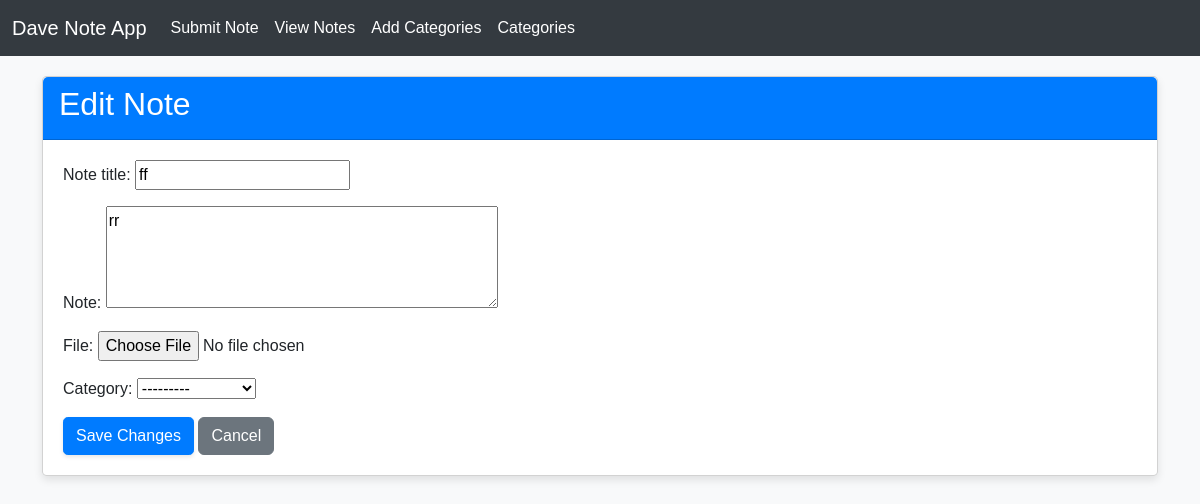
/note/edit_note/30/, run on the app's committed database.
### note/models.py (models this page shows, shortened)
class Notes(models.Model):
    note_title = models.CharField(max_length=100)
    note = models.TextField(blank=True)
    created_at = models.DateTimeField(auto_now_add=True)
    file = models.FileField(upload_to='note_files/', blank=True, null=True)
    category = models.ForeignKey(Category, on_delete=models.SET_NULL, null=True, blank=True)
    class Meta:
        ordering = ['-created_at']
        verbose_name = 'Note'
        verbose_name_plural = 'Notes'

### note/views.py (the view)
# urls.py: path('edit_note/<int:pk>/', views.edit_note, name='edit_note'),
def edit_note(request, pk):
    note = get_object_or_404(Notes, pk=pk)  # Get note by primary key (pk)
    if request.method == 'POST':
        form = NoteForm(request.POST, request.FILES, instance=note)
        if form.is_valid():
            form.save()  # Save the updated note
            return redirect('view_note')  # Redirect to the view note page
    else:
        form = NoteForm(instance=note)  # Pre-populate the form with existing note data
    return render(request, "template/edit_note.html", {'form': form, 'note': note})

### note/forms.py
class NoteForm(forms.ModelForm):
    class Meta:
        model = Notes
        fields = ['note_title', 'note', 'file', 'category']
        widgets = {
            'note': forms.Textarea(attrs={'rows': 4}),
        }

### note/models.py (called while the page is built)
    def __str__(self):
        return self.name

### templates/template/edit_note.html (shortened to what this page needs)
{% extends 'template/base.html' %}
{% block content %}
  <div class="card">
    <div class="card-header">
      <h2>Edit Note</h2>
    </div>
    <div class="card-body">
      <form method="post" enctype="multipart/form-data">
        {{ form.as_p }}
        <button type="submit" class="btn btn-primary">Save Changes</button>
        <a href="{% url 'view_note' %}" class="btn btn-secondary">Cancel</a>
      </form>
    </div>
  </div>
{% endblock %}

### templates/template/base.html (style rules this page uses)
body { background-color: #f8f9fa; font-family: Arial, sans-serif; }
.card { margin-bottom: 20px; border-radius: 0.3rem; box-shadow: 0 4px 8px rgba(0, 0, 0, 0.1); }
.card-header { background-color: #007bff; color: #ffffff; border-top-left-radius: 0.3rem; border-top-right-radius: 0.3rem; }
.card-body { padding: 20px; }
.btn-primary { background-color: #007bff; border-color: #007bff; border-radius: 0.3rem; box-shadow: 0 2px 4px rgba(0, 0, 0, 0.1); }

### data on the page
Notes: note_title "ff", note "rr", category "---------"
